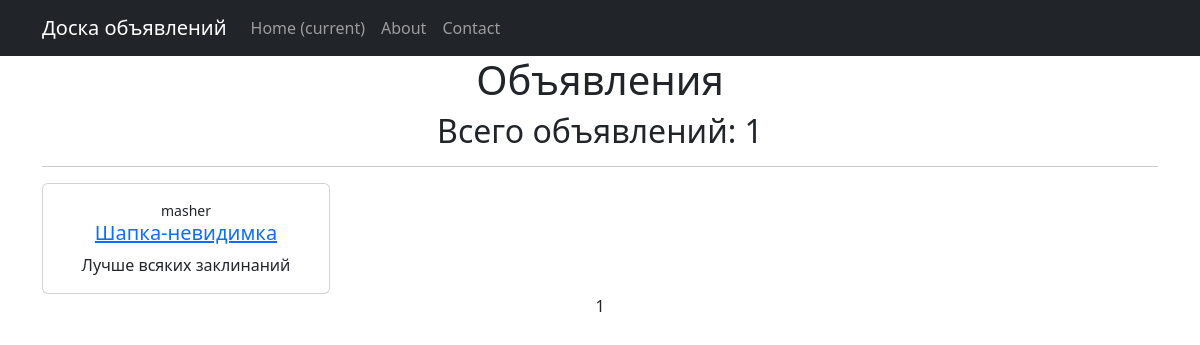
Page /advs/ on the earlier database version.
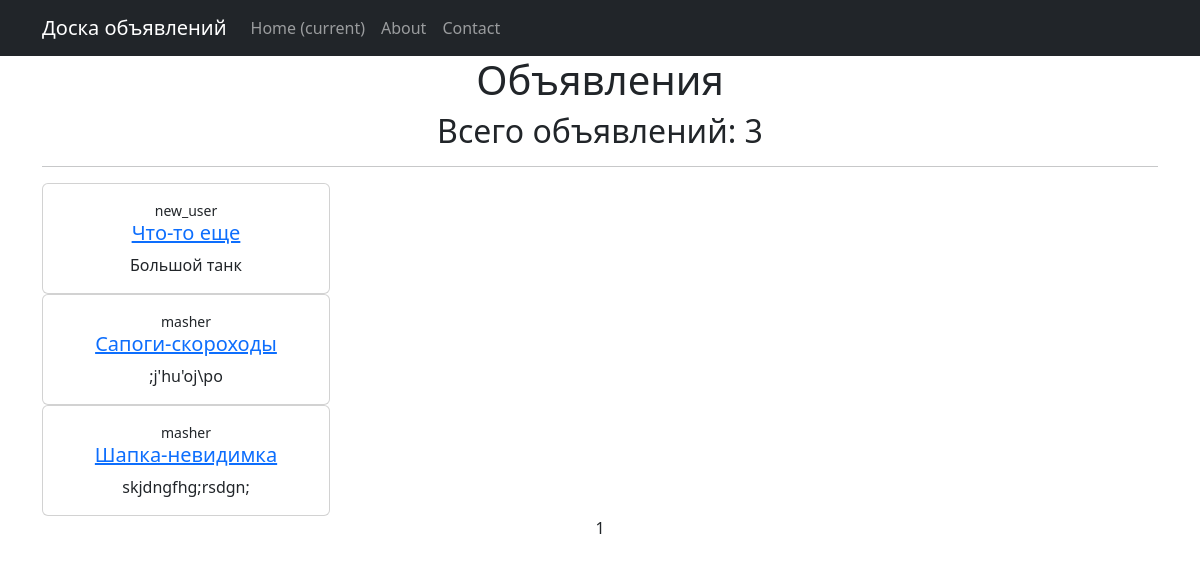
Same page on the later database version.
### advapp/models.py (models this page shows, shortened)
class Advertisement(models.Model):
    GUILD = (
        ('tanks', 'Танки'),
        ('healers', 'Хилы'),
        ('damagers', 'ДД'),
        ('traders', 'Торговцы'),
        ('guildmasters', 'Гилдмастеры'),
        ('questgivers', 'Квестгиверы'),
        ('blacksmiths', 'Кузнецы'),
        ('tanners', 'Кожевники'),
        ('potions', 'Зельевары'),
        ('spellmasters', 'Мастера заклинаний'),
    )
    author = models.ForeignKey(User, on_delete=models.CASCADE)
    title = models.CharField(max_length=64)
    content = models.TextField()
    category = models.CharField(max_length=16, choices=GUILD, default='tanks')
    date = models.DateTimeField(auto_now_add=True)
    file = models.ImageField(upload_to='uploads/', blank=True, null=False)

### advapp/views.py (the view)
# urls.py: path('', AdvList.as_view(), name='adv_list'),
class AdvList(ListView):
    model = Advertisement
    ordering = '-date'
    template_name = 'adv_list.html'
    context_object_name = 'advertisements'
    paginate_by = 3
    def get_context_data(self, **kwargs):
        context = super().get_context_data(**kwargs)
        context['time_now'] = datetime.utcnow()
        return context

### templates/adv_list.html (shortened to what this page needs)
{% extends 'flatpages/default.html' %}
{% block content %}
    <h1>Объявления</h1>
    <h2>Всего объявлений: {{ advertisements|length }}</h2>
    <hr>
    {% if advertisements %}
            {% for advertisement in advertisements %}
            <div class="card" style="width: 18rem;">
                <div class="card-body">
                    <div class="small text">{{ advertisement.author.username }}</div>
                    <h5 class="card-title"><a href="{% url 'adv_detail' pk=advertisement.id %}">{{ advertisement.title }}</a></h5>
                    <p class="card-text">{{ advertisement.content|safe }}</p>
                </div>
            </div>
            {% endfor %}
    {% else %}
    <h2>Объявлений нет!</h2>
    {% endif %}
    {{ page_obj.number }}
{% endblock content %}

Differences in the rows shown:
added Advertisement: author.username "new_user", title "Что-то еще", content "Большой танк"
added Advertisement: author.username "masher", title "Сапоги-скороходы", content ";j'hu'oj\\po"
changed Advertisement "Шапка-невидимка": content "Лучше всяких заклинаний" → "skjdngfhg;rsdgn;"
Other differences:
{{ advertisements|length }}: "1" → "3"
